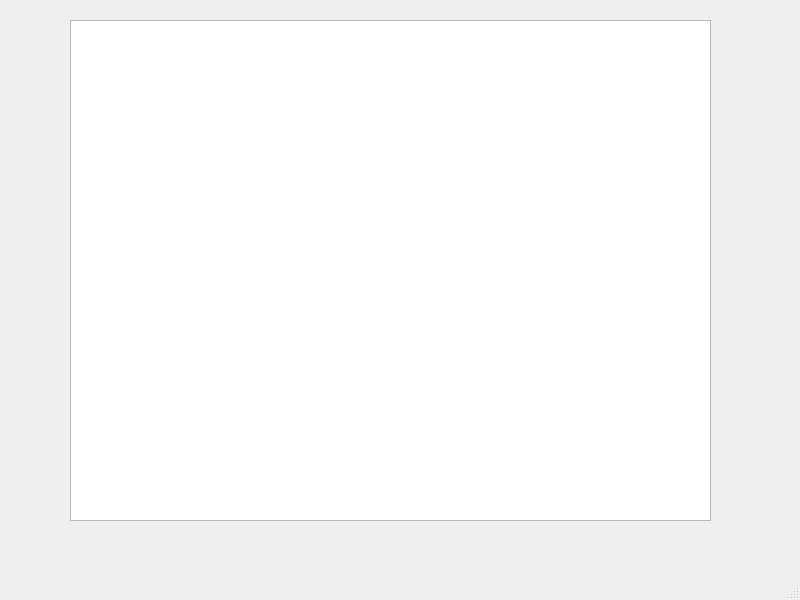
<?xml version="1.0" encoding="UTF-8"?>
<ui version="4.0">
 <class>MainWindow</class>
 <widget class="QMainWindow" name="MainWindow">
  <property name="geometry">
   <rect>
    <x>0</x>
    <y>0</y>
    <width>800</width>
    <height>600</height>
   </rect>
  </property>
  <property name="windowTitle">
   <string>MainWindow</string>
  </property>
  <widget class="QWidget" name="centralwidget">
   <widget class="QTextEdit" name="textEdit">
    <property name="geometry">
     <rect>
      <x>70</x>
      <y>20</y>
      <width>641</width>
      <height>501</height>
     </rect>
    </property>
   </widget>
  </widget>
  <widget class="QMenuBar" name="menubar">
   <property name="geometry">
    <rect>
     <x>0</x>
     <y>0</y>
     <width>800</width>
     <height>26</height>
    </rect>
   </property>
  </widget>
  <widget class="QStatusBar" name="statusbar"/>
 </widget>
 <resources/>
 <connections/>
</ui>
